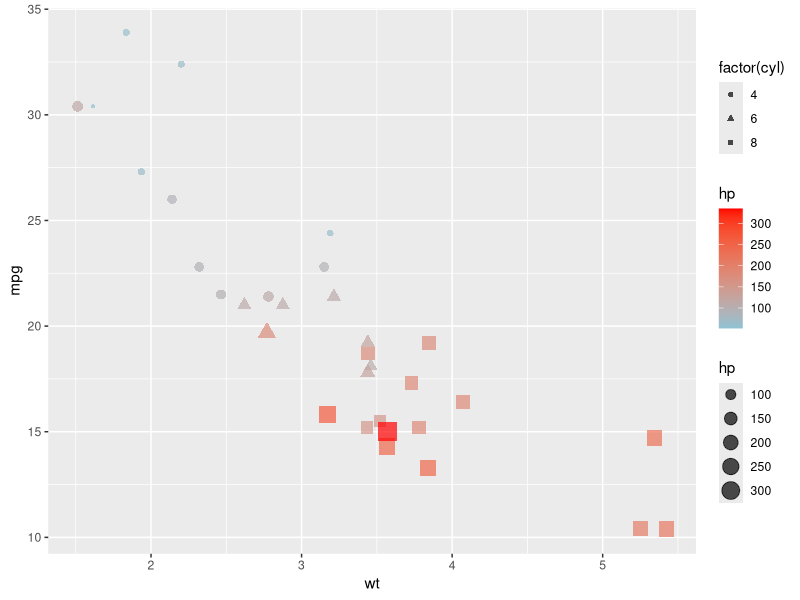

Generate this figure with R:
library(ggplot2)
df <- mtcars

# data 

pl <- ggplot(df, aes(x=wt,y=mpg))

# geometry and aesthetics layer

pl2 <- pl + geom_point(aes(size=hp, shape=factor(cyl), colour=hp), alpha=0.7)

pl3 <- pl2 + scale_color_gradient(low='#90C3D4', high='red')

print(pl3)